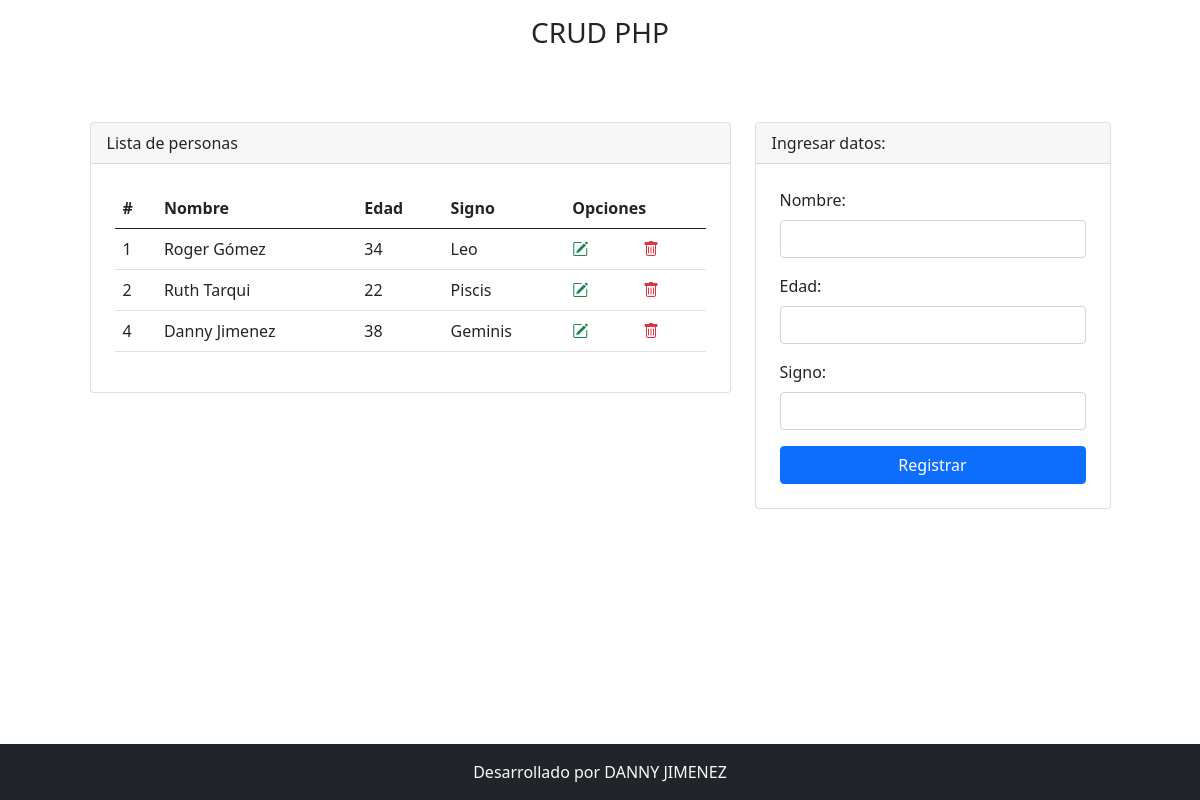
The page /crud-php-mysql/index.php on the database its author committed.
### tables this page shows
CREATE TABLE `persona` (
  `codigo` int(11) NOT NULL,
  `nombre` varchar(100) DEFAULT NULL,
  `edad` int(11) DEFAULT NULL,
  `signo` varchar(20) DEFAULT NULL
);

### crud-php-mysql/index.php (the view, shortened to what this page needs)
<?php include 'template/header.php' ?>
<?php
    include_once "model/conexion.php";
    $sentencia = $bd -> query("select * from persona");
    $persona = $sentencia->fetchAll(PDO::FETCH_OBJ);
?>
<div class="container mt-5">
    <div class="row justify-content-center">
        <div class="col-md-7">
            <div class="card">
                <div class="card-header">
                    Lista de personas
                </div>
                <div class="p-4">
                    <table class="table align-middle">
                        <thead>
                            <tr>
                                <th scope="col">#</th>
                                <th scope="col">Nombre</th>
                                <th scope="col">Edad</th>
                                <th scope="col">Signo</th>
                                <th scope="col" colspan="2">Opciones</th>
                            </tr>
                        </thead>
                        <tbody>
                            <?php
                                foreach($persona as $dato){
                            ?>
                            <tr>
                                <td scope="row"><?php echo $dato->codigo; ?></td>
                                <td><?php echo $dato->nombre; ?></td>
                                <td><?php echo $dato->edad; ?></td>
                                <td><?php echo $dato->signo; ?></td>
                                <td><a class="text-success" href="editar.php?codigo=<?php echo $dato->codigo; ?>"><i class="bi bi-pencil-square">
                                </i></a></td>
                                <td><a onclick="return confirm('Estas seguro de eliminar?');" class="text-danger" href="eliminar.php?codigo=<?php echo
                                $dato->codigo; ?>"><i class="bi bi-trash"></i></a></td>
                            </tr>
                            <?php
                                }
                            ?>
                        </tbody>
                    </table>
                </div>
            </div>
        </div>
        <div class="col-md-4">
            <div class="card">
                <div class="card-header">
                    Ingresar datos:
                </div>
                <form class="p-4" method="POST" action="registrar.php">
                    <div class="mb-3">
                        <label class="form-label">Nombre: </label>
                        <input type="text" class="form-control" name="txtNombre" autofocus required>
                    </div>
                    <div class="mb-3">
                        <label class="form-label">Edad: </label>
                        <input type="number" class="form-control" name="txtEdad" autofocus required>
                    </div>
                    <div class="mb-3">
                        <label class="form-label">Signo: </label>
                        <input type="text" class="form-control" name="txtSigno" autofocus required>
                    </div>
                    <div class="d-grid">
                        <input type="submit" class="btn btn-primary" value="Registrar">
                    </div>
                </form>
            </div>
        </div>
    </div>
</div>
<?php include 'template/footer.php' ?>

### crud-php-mysql/template/header.php (shortened to what this page needs)
<!doctype html>
<html lang="es">
  <head>
    <link rel="stylesheet" href="https://cdn.jsdelivr.net/npm/bootstrap@5.0.2/dist/css/bootstrap.min.css">
    <link rel="stylesheet" href="https://cdn.jsdelivr.net/npm/bootstrap-icons@1.5.0/font/bootstrap-icons.css">
  </head>
  <body>
      <div class="container-fluid bg-WHITE">
          <div class="row">
              <div class="col-md">
                  <header class="py-3">
                      <h3 class="text-center">CRUD PHP</h3>
                  </header>
              </div>
          </div>
      </div>

### crud-php-mysql/template/footer.php (shortened to what this page needs)
<footer class="container-fluid bg-dark fixed-bottom">
        <div class="row">
            <div class="col-md text-light text-center py-3">
                Desarrollado por DANNY JIMENEZ
            </div>
        </div>
    </footer>
  </body>
</html>

### rows shown on the page
persona: codigo "1", nombre "Roger Gómez", edad "34", signo "Leo"
persona: codigo "2", nombre "Ruth Tarqui", edad "22", signo "Piscis"
persona: codigo "4", nombre "Danny Jimenez", edad "38", signo "Geminis"
